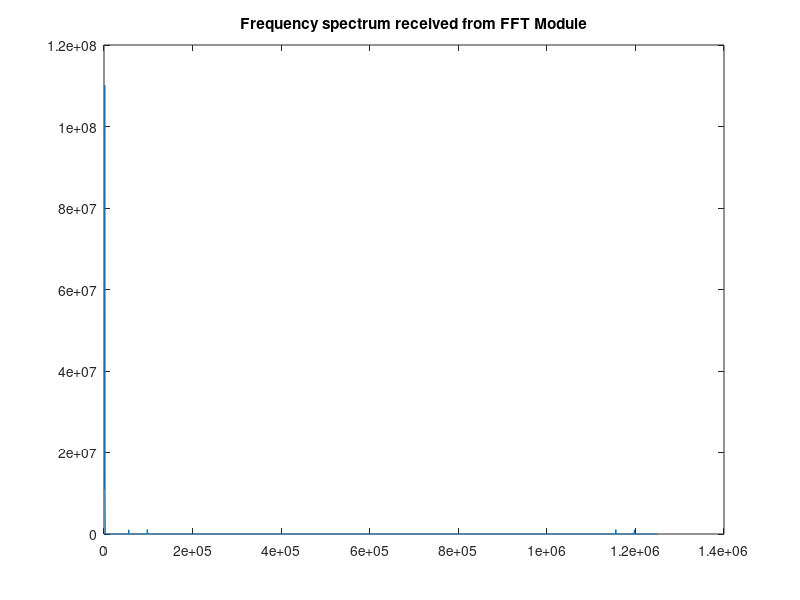

Write the MATLAB code that produced this figure.
clear;

%open the file that contains the FFT module outputs
file = fopen('FFT_Output_54k_96k.txt','r');
X_mag = fscanf(file, '%d');

fs = 10*10^6 / 8;
N = 2048;

%another way to scan the file
%{
for i = 1:4096
    X(i) = str2num(fgetl(file));
end
%}

plot(((1:length(X_mag)) * fs / N) , X_mag)
title('Frequency spectrum received from FFT Module');

fclose(file);
